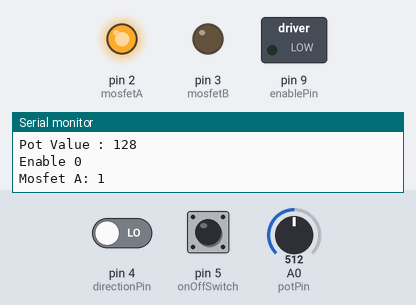
The sketch below on a simulated Arduino Uno, built with avr-gcc and run on an emulated ATmega328P. Shown: switched loads named in the sketch (green lamp = pin HIGH), output pins drawn as LEDs (lit = HIGH), the last lines printed to the serial monitor. Dashed ring = blinking. Inputs (shaded band) come from the test bench; at power-on: pin 5 (onOffSwitch) LOW, A0 (potPin) = 512, pin 4 (directionPin) LOW.

Above: at 1.2 s.
1.3 s: pin 5 (onOffSwitch) pulled HIGH for 0.15 s
At 1.56 s:
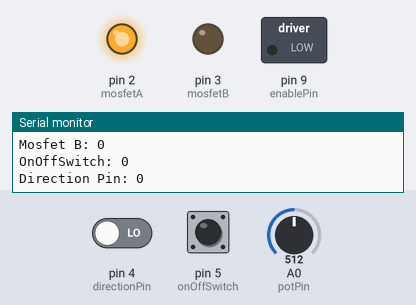
4.3 s: A0 (potPin) set to 1023
At 5.4 s:
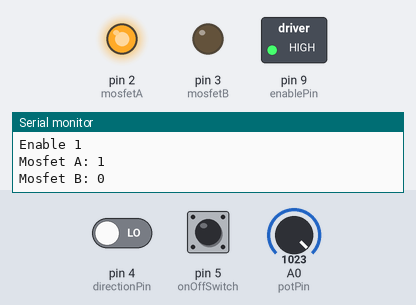
5.8 s: A0 (potPin) set to 122
At 6.04 s:
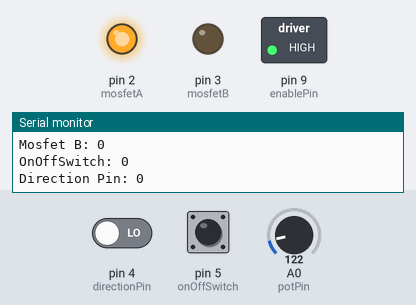
8.8 s: pin 4 (directionPin) driven HIGH
At 9.07 s:
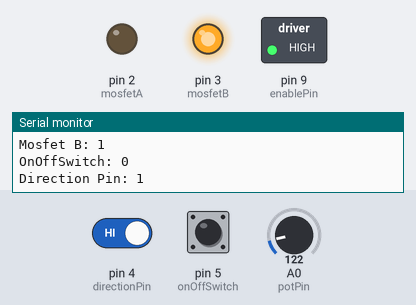
11.8 s: A0 (potPin) set to 511
14.8 s: pin 5 (onOffSwitch) pulled HIGH for 1 s
Timing chart, 0 to 17.8 s (numbered marks = the images above; inputs shaded):
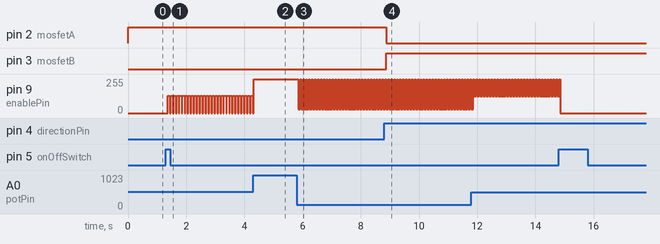

The sketch:

project10.ino
```cpp
const int mosfetA = 2;
const int mosfetB = 3;
const int directionPin = 4;
const int onOffSwitch = 5;
const int potPin = A0;
const int enablePin = 9;

int switchState = 0;
int prevSwitchState = 0;
int directionSwitchState = 0;
int prevDirectionSwitchState = 0;

int motorEnabled = 0;
int motorSpeed = 0;
int motorDirection = 1; // 1: Clockwise, 0: CounterClockWise
void setup() {
  pinMode(mosfetA, OUTPUT);
  pinMode(mosfetB, OUTPUT);
  pinMode(directionPin, INPUT);
  pinMode(onOffSwitch, INPUT);
  pinMode(enablePin, OUTPUT);
  digitalWrite(enablePin, LOW);
  Serial.begin(9600);
  //digitalWrite(enablePin, HIGH);
  digitalWrite(mosfetA, LOW);
  digitalWrite(mosfetB, HIGH);
}

void loop() {
  switchState = digitalRead(onOffSwitch); // Read the On/Off Status of the Motors
  delay(1);
  directionSwitchState = digitalRead(directionPin); // Read the Direction of the Motor
  motorSpeed = (analogRead(potPin)/4) ;

  if(switchState != prevSwitchState){ // Trigger when button connected to Pin 5 is pressed
    if(switchState == HIGH){
      motorEnabled = !motorEnabled;
    }
  }
  if(directionSwitchState != prevDirectionSwitchState){ // Trigger when button connected to Pin 4 is pressed
    if(directionSwitchState == HIGH){
      motorDirection = !motorDirection; // Changes motorDirection upon button pressed
    }
  }

  if(motorDirection == 1){  // Reverses Polarity when motorDirection is changed
    digitalWrite(mosfetA, HIGH);
    digitalWrite(mosfetB, LOW);
  }
  else{
    digitalWrite(mosfetA, LOW);
    digitalWrite(mosfetB, HIGH);
  }

  if(motorEnabled == 1){
    analogWrite(enablePin, motorSpeed);

  }
  else{
    analogWrite(enablePin, 0);
  }
  prevDirectionSwitchState = directionSwitchState;
  prevSwitchState = switchState;

  Serial.print("OnOffSwitch: ");
  Serial.println(digitalRead(onOffSwitch));
  Serial.print("Direction Pin: ");
  if(Serial.println(digitalRead(directionPin)) == 0){
    Serial.println("CounterClockWise");
  }
  else{
    Serial.println("ClockWise");
  }
  Serial.print("Pot Value : ");
  Serial.println(motorSpeed);

  Serial.print("Enable ");
  Serial.println(digitalRead(enablePin));
  Serial.print("Mosfet A: ");
  Serial.println(digitalRead(mosfetA));
  Serial.print("Mosfet B: ");
  Serial.println(digitalRead(mosfetB));
  //delay(10);


}
```

Measured:
- after the input at 1.3 s, pin 9 (enablePin): alternates 128/255 for 0.07 s and 0/255 for 0.03 s, starting after 0.06 s
- after the input at 5.8 s, pin 9 (enablePin): alternates 255/255 for 0.03 s and 30/255 for 0.07 s, starting after 0.05 s
- after the input at 8.8 s, pin 2 (mosfetA): HIGH → LOW after 0.07 s; pin 3 (mosfetB): LOW → HIGH after 0.07 s
